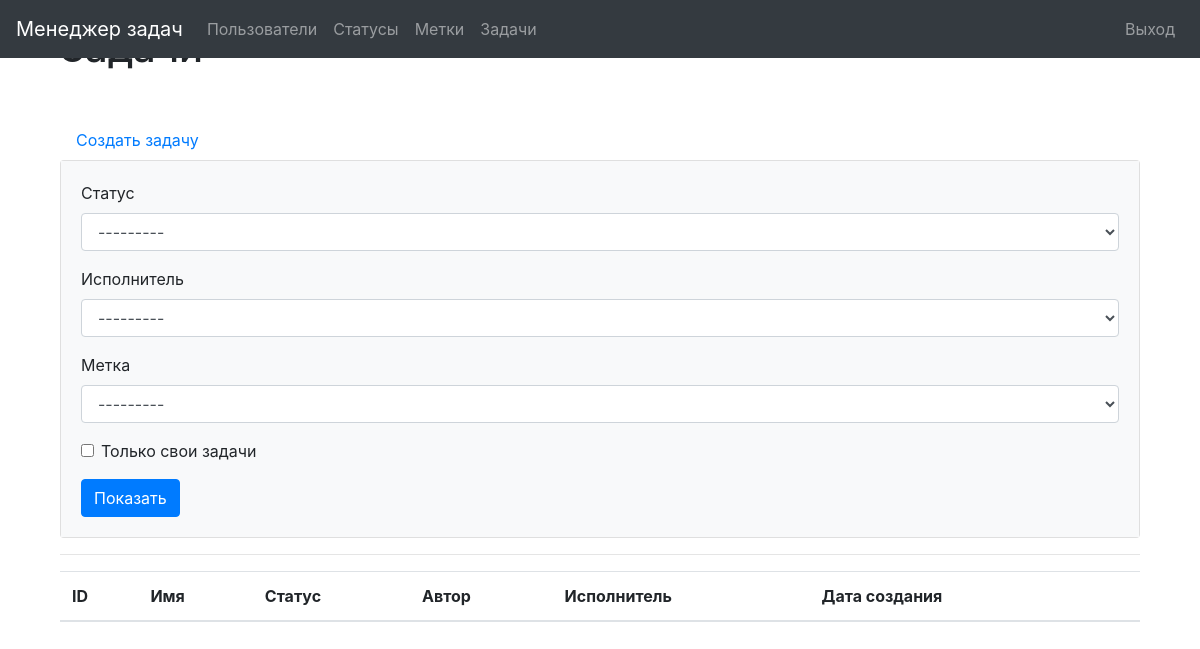
/tasks/ (signed in), run on an earlier commit of the app's database.
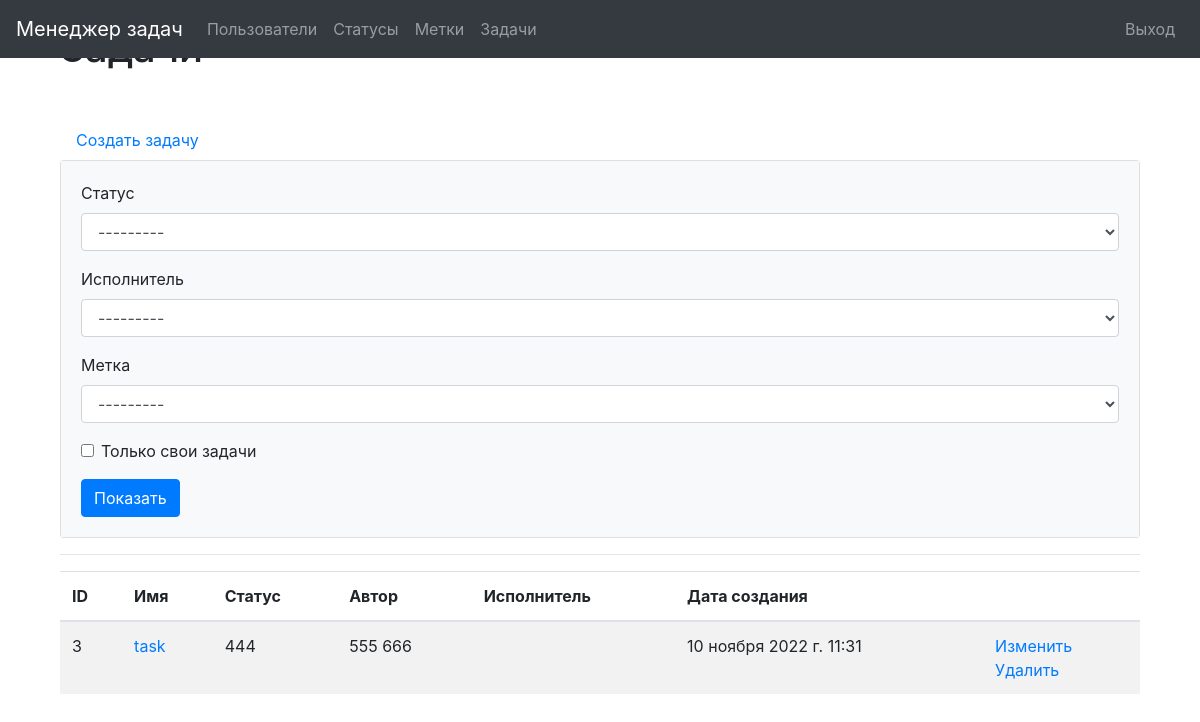
And on a later commit of the database.
### task_manager/tasks/models.py (models this page shows)
class Task(models.Model):
    author = models.ForeignKey(User, on_delete=models.PROTECT,
                               related_name='author')
    name = models.CharField(max_length=150, unique=True)
    description = models.TextField(max_length=500, blank=True, null=True)
    status = models.ForeignKey(Status, on_delete=models.PROTECT)
    executor = models.ForeignKey(
        User, on_delete=models.PROTECT,
        blank=True,
        null=True,
        related_name="tasks")
    labels = models.ManyToManyField(Label, through="LabelAndTask", blank=True)
    date_created = models.DateTimeField(auto_now_add=True)

### task_manager/statuses/models.py (models this page shows)
class Status(models.Model):
    name = models.CharField(max_length=255, verbose_name='DefaultName')
    date_created = models.DateTimeField(auto_now_add=True)
    def __str__(self):
        return self.name

### task_manager/tasks/views.py (the view)
# urls.py: path('', views.TasksPage.as_view()),
class TasksPage(MyLoginRequired, FilterView):
    filterset_class = TasksFilterForm
    template_name = 'tasks/tasks.html'
    model = Task

### task_manager/mixins.py (called while the page is built)
    def dispatch(self, request, *args, **kwargs):
        if not request.user.is_authenticated:
            messages.error(request, _("""Вы не авторизованы!
                                      Пожалуйста, выполните вход."""))
            return redirect('/login/')
        return super().dispatch(request, *args, **kwargs)

### task_manager/templates/tasks/tasks.html
{% extends 'base_auth.html' %}
{% load i18n %}
{% load bootstrap4 %}
{% block content %}
<div class="container wrapper flex-grow-1">
    <h1 class="my-4">{% translate "Задачи" %} </h1>
    <br>
<a class="nav-link" href="/tasks/create/">{% translate "Создать задачу" %}</a>
<table class="table table-striped">
    <thead>
      <tr>
        <th>ID</th>
        <th>{% translate "Имя" %}</th>
        <th>{% translate "Статус" %}</th>
        <th>{% translate "Автор" %}</th>
        <th>{% translate "Исполнитель" %}</th>
        <th>{% translate "Дата создания" %}</th>
        <th></th>
      </tr>
    </thead>
    <tbody>
        <div class="card">
            <div class="card-body bg-light">
                <form method="get">
                    {% bootstrap_form filter.form %}
                    <button type="submit" class="btn btn-primary">{% translate "Показать" %}</button>
                </form>
            </div>
        </div>
        <hr>
        {% for task in filter.qs %}
        <tr>
            <td>{{ task.id }}</td>
            <td><a href="{% url 'detail_task' task.id%}">{{ task.name }}</a></td>
            <td>{{ task.status }}</td>
            <td>{{task.author.first_name}} {{task.author.last_name}}</td>
            <td>{{task.executor.first_name}} {{task.executor.last_name}}</td>
            <td>{{ task.date_created }}</td>
            <td>
                <a href="{% url 'update_task' task.id %}">{% translate "Изменить" %}</a>
                <br>
                <a href="{% url 'delete_task' task.id %}">{% translate "Удалить" %}</a>
            </td>
        </tr>
        {% endfor %}
    </tbody>
</table>
</div>
{% endblock %}

What changed in the data, as far as the page shows it:
added Task: id "3", name "task", status "444", author.first_name "555", author.last_name "666", date_created "10 ноября 2022 г. 11:31"
